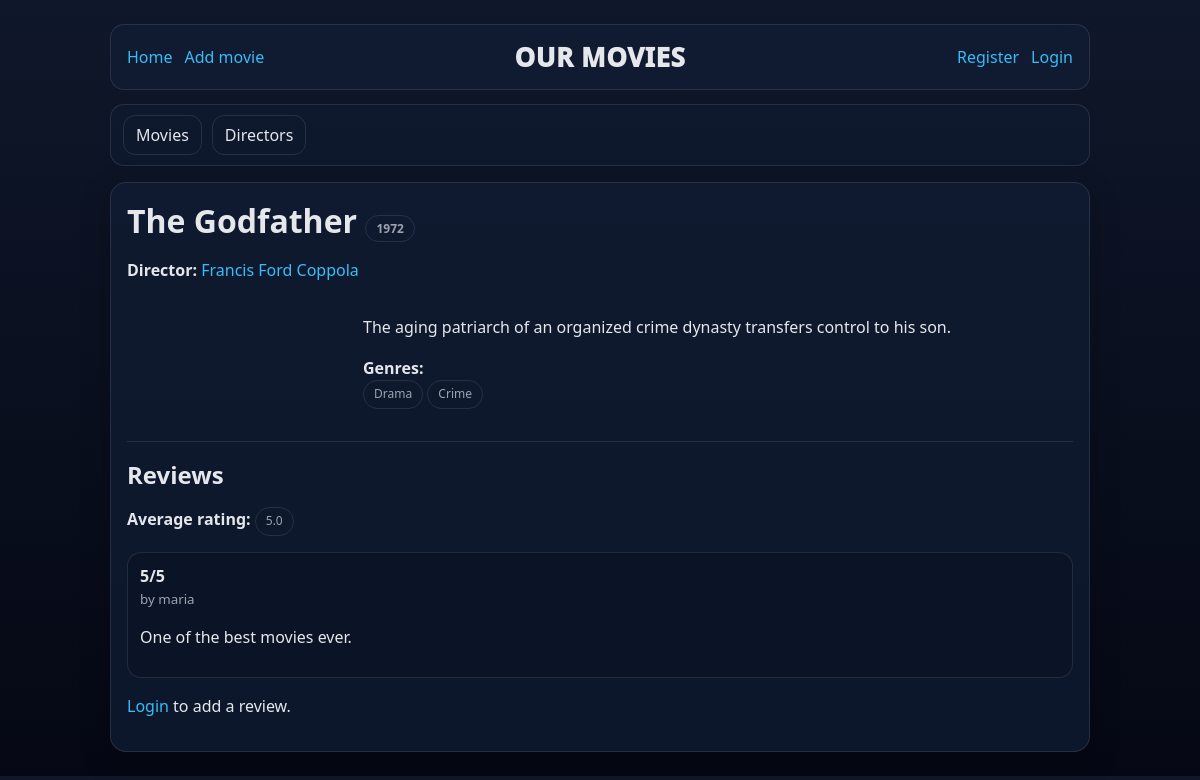
Screenshot of /movies/9 with the database file from the repository.
### model.py (models this page shows)
class Movie(db.Model):
    __tablename__ = "movies"
    id = db.Column(db.Integer, primary_key=True)
    title = db.Column(db.String(200), nullable=False, index=True)
    year = db.Column(db.Integer, nullable=True, index=True)
    duration_minutes = db.Column(db.Integer, nullable=True)
    description = db.Column(db.Text, nullable=True)
    poster_url = db.Column(db.String(500), nullable=True)
    trailer_url = db.Column(db.String(500), nullable=True)
    created_at = db.Column(db.DateTime, default=datetime.utcnow, nullable=False)
    director_id = db.Column(
        db.Integer,
        db.ForeignKey("directors.id", ondelete="SET NULL"),
        nullable=True,
        index=True,
    )
    director = db.relationship("Director", back_populates="movies")
    reviews = db.relationship("Review", back_populates="movie", cascade="all, delete-orphan")
    favorites = db.relationship("Favorite", back_populates="movie", cascade="all, delete-orphan")
    genres = db.relationship("Genre", secondary=movie_genres, back_populates="movies")

class Director(db.Model):
    __tablename__ = "directors"
    id = db.Column(db.Integer, primary_key=True)
    name = db.Column(db.String(120), unique=True, nullable=False, index=True)
    movies = db.relationship("Movie", back_populates="director", cascade="all, delete-orphan")

class Genre(db.Model):
    __tablename__ = "genres"
    id = db.Column(db.Integer, primary_key=True)
    name = db.Column(db.String(80), unique=True, nullable=False, index=True)
    movies = db.relationship("Movie", secondary=movie_genres, back_populates="genres")

class Review(db.Model):
    __tablename__ = "reviews"
    id = db.Column(db.Integer, primary_key=True)
    rating = db.Column(db.Integer, nullable=False)  # 1–5
    title = db.Column(db.String(120), nullable=True)
    content = db.Column(db.Text, nullable=True)
    created_at = db.Column(db.DateTime, default=datetime.utcnow, nullable=False)
    movie_id = db.Column(db.Integer, db.ForeignKey("movies.id", ondelete="CASCADE"), nullable=False, index=True)
    user_id = db.Column(db.Integer, db.ForeignKey("users.id", ondelete="CASCADE"), nullable=False, index=True)
    __table_args__ = (
        db.UniqueConstraint("user_id", "movie_id", name="uniq_user_movie_review"),
        db.CheckConstraint("rating >= 1 AND rating <= 5", name="chk_rating_1_5"),
    )
    user = db.relationship("User", back_populates="reviews")
    movie = db.relationship("Movie", back_populates="reviews")

class User(db.Model, UserMixin):
    __tablename__ = "users"
    id = db.Column(db.Integer, primary_key=True)
    username = db.Column(db.String(80), unique=True, nullable=False)
    email = db.Column(db.String(120), unique=True, nullable=False)
    password = db.Column(db.String(200), nullable=False)
    role = db.Column(db.String(20), nullable=False, default="user", index=True)
    reviews = db.relationship("Review", back_populates="user", cascade="all, delete-orphan")
    favorites = db.relationship("Favorite", back_populates="user", cascade="all, delete-orphan")
    collections = db.relationship("Collection", back_populates="user", cascade="all, delete-orphan")

### app.py (the view, shortened to what this page needs)
@app.route("/movies/<int:movie_id>")
def movie_detail(movie_id):
    movie = Movie.query.get_or_404(movie_id)
    ratings = [r.rating for r in movie.reviews]
    avg = round(sum(ratings) / len(ratings), 2) if ratings else None
    user_collections = []
    return render_template("movie_detail.html", movie=movie, avg=avg, user_collections=user_collections)

### templates/movie_detail.html (shortened to what this page needs)
{% extends "base.html" %}
{% block content %}
<h1>{{ movie.title }}{% if movie.year %} <span class="badge">{{ movie.year }}</span>{% endif %}</h1>
{% if movie.director %}
  <p><b>Director:</b>
    <a href="{{ url_for('director_detail', director_id=movie.director.id) }}">{{ movie.director.name }}</a>
  </p>
{% endif %}
<div class="grid-2">
  <div>
  </div>
  <div>
    <p>{{ movie.description or "" }}</p>
    {% if movie.genres %}
      <p><b>Genres:</b><br>
        {% for g in movie.genres %}
          <span class="badge">{{ g.name }}</span>
        {% endfor %}
      </p>
    {% endif %}
  </div>
</div>
<hr>
<h2>Reviews</h2>
{% if avg is not none %}
  <p><b>Average rating:</b> <span class="badge">{{ avg }}</span></p>
{% endif %}
<ul class="list">
  {% for r in movie.reviews %}
    <li>
      <b>{{ r.rating }}/5</b>
      <br>
      <small>by {{ r.user.username }}</small>
      <p>{{ r.content or "" }}</p>
    </li>
  {% else %}
    <li>No reviews yet.</li>
  {% endfor %}
</ul>
{% if current_user.is_authenticated %}
  <hr>
  <h3>Add / Update review</h3>
  <form method="post" action="{{ url_for('add_review', movie_id=movie.id) }}">
    <div>
      <label>Rating: </label>
      <input type="number" name="rating" min="1" max="5" required>
    </div>
    <div>
      <label>Title (optional)</label>
      <input type="text" name="title">
    </div>
    <div>
      <label>Comment (optional)</label>
      <textarea name="content" rows="6"></textarea>
    </div>
    <button type="submit">Save</button>
  </form>
{% else %}
  <p><a href="{{ url_for('login') }}">Login</a> to add a review.</p>
{% endif %}
{% endblock %}

### static/style.css (style rules this page uses)
:root { --bg:#0f172a; --panel:#111c33; --panel2:#0b1224; --text:#e5e7eb; --muted:#9ca3af; --brand:#38bdf8; --ok:#22c55e; --bad:#ef4444; --border:rgba(255,255,255,.10); }
* { box-sizing:border-box; }
body { margin:0; font-family: system-ui, -apple-system, Segoe UI, Roboto, Arial, sans-serif; background: linear-gradient(180deg, var(--bg), #050814); color: var(--text); }
a { color: var(--brand); text-decoration:none; }
h1,h2,h3 { margin: 0 0 12px; }
p { color: var(--text); line-height:1.55; }
small { color: var(--muted); }
hr { border:0; border-top:1px solid var(--border); margin: 16px 0; }
.list { list-style:none; padding:0; margin:0; display:grid; gap:10px; }
.list li { padding:12px; border:1px solid var(--border); border-radius:14px; background: rgba(11, 18, 36, .6); }
.badge { display:inline-block; padding:4px 10px; border-radius:999px; border:1px solid var(--border); color: var(--muted); font-size: 12px; }
.grid-2 { display:grid; grid-template-columns: 220px 1fr; gap:16px; }

### rows the page displays
Movie: title "The Godfather", year "1972", description "The aging patriarch of an organized crime dynasty transfers control to his son."
Director: director.name "Francis Ford Coppola"
Genre: name "Drama"
Genre: name "Crime"
Review: rating "5", user.username "maria", content "One of the best movies ever."

### other values shown
{{ avg }} "5.0"
